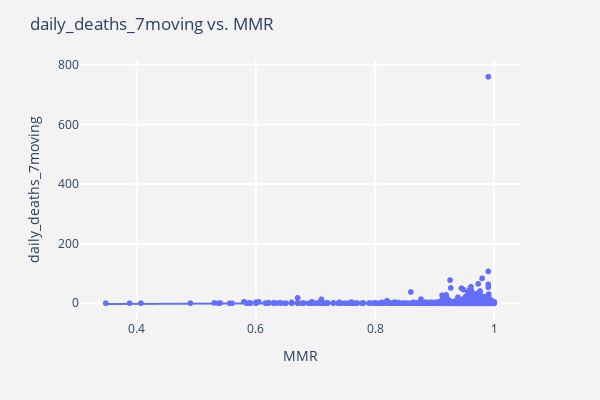

Source (notebook cell):
### Code cell
# plot it

df = df4[df4[field_name]!=0]
print(len(df))

fig1 = px.scatter(df, x="MMR", y=field_name, trendline="ols")
fig1.update_traces(textposition='top center')
fig1.update_layout(
        title= field_name + ' vs. MMR',
        xaxis=dict(
            title='MMR',
            gridcolor='white',
            gridwidth=2,
        ),
        yaxis=dict(
            title=field_name,
            gridcolor='white',
            gridwidth=2,
        ),
        paper_bgcolor='rgb(243, 243, 243)',
        plot_bgcolor='rgb(243, 243, 243)', width=600, height=400
    )
fig1.show()

### Figure 1 — Plotly figure (JSON) as saved in the notebook; plotly's stock layout.template omitted (floating-point values rounded to 4 significant figures; data arrays with more than 128 entries replaced by an {"elided": "..."} marker saying what was removed)
{"data": [{"hoverlabel": {"namelength": 0}, "hovertemplate": "MMR=%{x}<br>daily_deaths_7moving=%{y}", "legendgroup": "", "marker": {"color": "#636efa", "symbol": "circle"}, "mode": "markers", "name": "", "showlegend": false, "textposition": "top center", "type": "scattergl", "x": {"elided": "2088 float values"}, "xaxis": "x", "y": {"elided": "2088 float values"}, "yaxis": "y"}, {"hoverlabel": {"namelength": 0}, "hovertemplate": "<b>OLS trendline</b><br>daily_deaths_7moving = 7.928601 * MMR + -5.180378<br>R<sup>2</sup>=0.001216<br><br>MMR=%{x}<br>daily_deaths_7moving=%{y} <b>(trend)</b>", "legendgroup": "", "marker": {"color": "#636efa", "symbol": "circle"}, "mode": "lines", "name": "", "showlegend": false, "textposition": "top center", "type": "scattergl", "x": {"elided": "2088 float values"}, "xaxis": "x", "y": {"elided": "2088 float values"}, "yaxis": "y"}], "layout": {"height": 400, "legend": {"tracegroupgap": 0}, "margin": {"t": 60}, "paper_bgcolor": "rgb(243, 243, 243)", "plot_bgcolor": "rgb(243, 243, 243)", "title": {"text": "daily_deaths_7moving vs. MMR"}, "width": 600, "xaxis": {"anchor": "y", "domain": [0, 1], "gridcolor": "white", "gridwidth": 2, "title": {"text": "MMR"}}, "yaxis": {"anchor": "x", "domain": [0, 1], "gridcolor": "white", "gridwidth": 2, "title": {"text": "daily_deaths_7moving"}}}}
